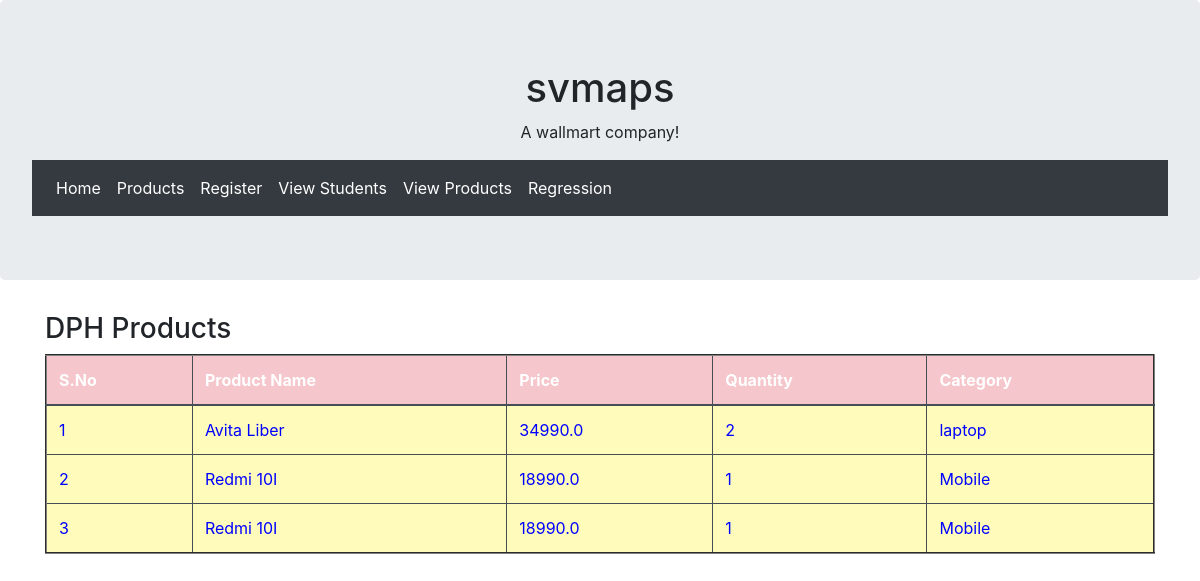
The app's page /viewProducts/ with its own data.
### users/models.py (models this page shows, shortened)
class ProductsModels(models.Model):
    pname = models.CharField(max_length=100)
    price = models.FloatField()
    quantity = models.IntegerField()
    category = models.CharField(max_length=100)
    class Meta:
        db_table = "dph_products"

### users/views.py (the view)
# urls.py: path('viewProducts/',user.viewProducts, name="viewProducts"),
def viewProducts(request):
    data = ProductsModels.objects.all()
    return render(request,'ViewProducts.html',{'data':data})

### assets/templates/ViewProducts.html
{%extends 'base.html'%}
{%block contents%}
<div class="container">
  <div class="row">
    <div class="col-sm-12">
      <h3>DPH Products</h3>
        <table border="2px" class="table table-hover table-dark">
                    <thead>
                    <tr class="table-danger">
                        <th scope="col">S.No</th>
                        <th scope="col">Product Name</th>
                        <th scope="col">Price</th>
                        <th scope="col">Quantity</th>
                        <th scope="col">Category</th>
                    </tr>
                    </thead>
                    <tbody>
                    {% for i in data %}
                    <tr scope="row" style="color: BLUE; background-color:#FFFCBB">
                        <td>{{forloop.counter}}</td>
                        <td>{{i.pname}}</td>
                        <td>{{i.price}}</td>
                        <td>{{i.quantity}}</td>
                        <td>{{i.category}}</td>
                    </tr>
                    {% endfor %}
                    </tbody>
                </table>
    </div>
  </div>
</div>
{%endblock%}

### records on screen
ProductsModels: pname "Avita Liber", price "34990.0", quantity "2", category "laptop"
ProductsModels: pname "Redmi 10I", price "18990.0", quantity "1", category "Mobile"
ProductsModels: pname "Redmi 10I", price "18990.0", quantity "1", category "Mobile"
